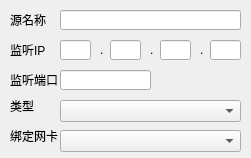
<?xml version="1.0" encoding="UTF-8"?>
<ui version="4.0">
 <class>marketDataSourceCfg</class>
 <widget class="QWidget" name="marketDataSourceCfg">
  <property name="geometry">
   <rect>
    <x>0</x>
    <y>0</y>
    <width>251</width>
    <height>158</height>
   </rect>
  </property>
  <property name="windowTitle">
   <string>marketDataSourceCfg</string>
  </property>
  <widget class="QLabel" name="label_ip">
   <property name="geometry">
    <rect>
     <x>10</x>
     <y>40</y>
     <width>51</width>
     <height>20</height>
    </rect>
   </property>
   <property name="text">
    <string>监听IP</string>
   </property>
  </widget>
  <widget class="QLineEdit" name="lineEdit_ip0">
   <property name="geometry">
    <rect>
     <x>60</x>
     <y>40</y>
     <width>31</width>
     <height>20</height>
    </rect>
   </property>
  </widget>
  <widget class="QLabel" name="label_port">
   <property name="geometry">
    <rect>
     <x>10</x>
     <y>70</y>
     <width>54</width>
     <height>20</height>
    </rect>
   </property>
   <property name="text">
    <string>监听端口</string>
   </property>
  </widget>
  <widget class="QLineEdit" name="lineEdit_port">
   <property name="geometry">
    <rect>
     <x>60</x>
     <y>70</y>
     <width>91</width>
     <height>20</height>
    </rect>
   </property>
  </widget>
  <widget class="QLabel" name="label_type">
   <property name="geometry">
    <rect>
     <x>10</x>
     <y>100</y>
     <width>54</width>
     <height>12</height>
    </rect>
   </property>
   <property name="text">
    <string>类型</string>
   </property>
  </widget>
  <widget class="QComboBox" name="comboBox_type">
   <property name="geometry">
    <rect>
     <x>60</x>
     <y>100</y>
     <width>181</width>
     <height>22</height>
    </rect>
   </property>
  </widget>
  <widget class="QLabel" name="label_name">
   <property name="geometry">
    <rect>
     <x>10</x>
     <y>10</y>
     <width>71</width>
     <height>20</height>
    </rect>
   </property>
   <property name="text">
    <string>源名称</string>
   </property>
  </widget>
  <widget class="QLineEdit" name="lineEdit_name">
   <property name="geometry">
    <rect>
     <x>60</x>
     <y>10</y>
     <width>181</width>
     <height>20</height>
    </rect>
   </property>
  </widget>
  <widget class="QLineEdit" name="lineEdit_ip1">
   <property name="geometry">
    <rect>
     <x>110</x>
     <y>40</y>
     <width>31</width>
     <height>20</height>
    </rect>
   </property>
  </widget>
  <widget class="QLineEdit" name="lineEdit_ip2">
   <property name="geometry">
    <rect>
     <x>160</x>
     <y>40</y>
     <width>31</width>
     <height>20</height>
    </rect>
   </property>
  </widget>
  <widget class="QLineEdit" name="lineEdit_ip3">
   <property name="geometry">
    <rect>
     <x>210</x>
     <y>40</y>
     <width>31</width>
     <height>20</height>
    </rect>
   </property>
  </widget>
  <widget class="QLabel" name="label_ip0">
   <property name="geometry">
    <rect>
     <x>100</x>
     <y>40</y>
     <width>16</width>
     <height>20</height>
    </rect>
   </property>
   <property name="text">
    <string>.</string>
   </property>
  </widget>
  <widget class="QLabel" name="label_ip1">
   <property name="geometry">
    <rect>
     <x>150</x>
     <y>40</y>
     <width>16</width>
     <height>20</height>
    </rect>
   </property>
   <property name="text">
    <string>.</string>
   </property>
  </widget>
  <widget class="QLabel" name="label_ip2">
   <property name="geometry">
    <rect>
     <x>200</x>
     <y>40</y>
     <width>16</width>
     <height>20</height>
    </rect>
   </property>
   <property name="text">
    <string>.</string>
   </property>
  </widget>
  <widget class="QLabel" name="label">
   <property name="geometry">
    <rect>
     <x>10</x>
     <y>130</y>
     <width>54</width>
     <height>12</height>
    </rect>
   </property>
   <property name="text">
    <string>绑定网卡</string>
   </property>
  </widget>
  <widget class="QComboBox" name="comboBox_nic">
   <property name="geometry">
    <rect>
     <x>60</x>
     <y>130</y>
     <width>181</width>
     <height>22</height>
    </rect>
   </property>
  </widget>
 </widget>
 <tabstops>
  <tabstop>lineEdit_name</tabstop>
  <tabstop>lineEdit_ip0</tabstop>
  <tabstop>lineEdit_ip1</tabstop>
  <tabstop>lineEdit_ip2</tabstop>
  <tabstop>lineEdit_ip3</tabstop>
  <tabstop>lineEdit_port</tabstop>
  <tabstop>comboBox_type</tabstop>
  <tabstop>comboBox_nic</tabstop>
 </tabstops>
 <resources/>
 <connections/>
</ui>
